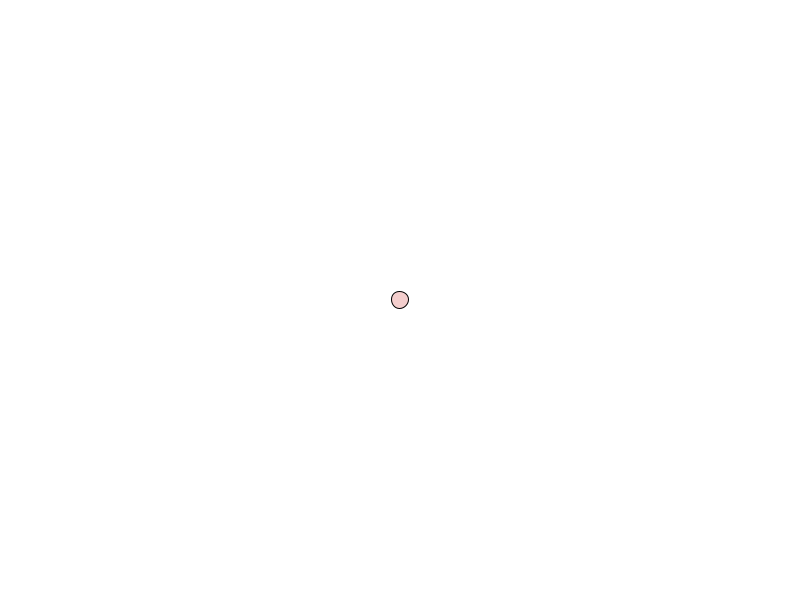
Frame 1 (no input)
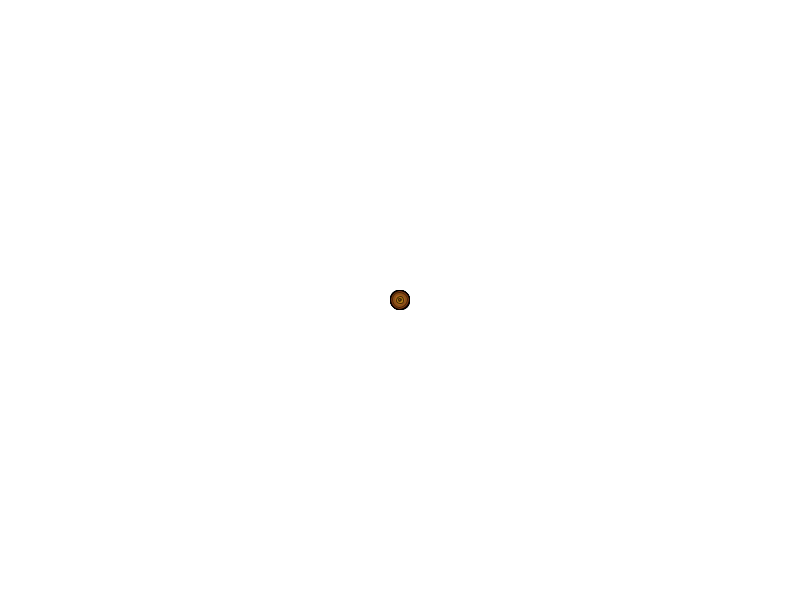
Frame 60 (the mouse pressed at the canvas centre just before this capture)
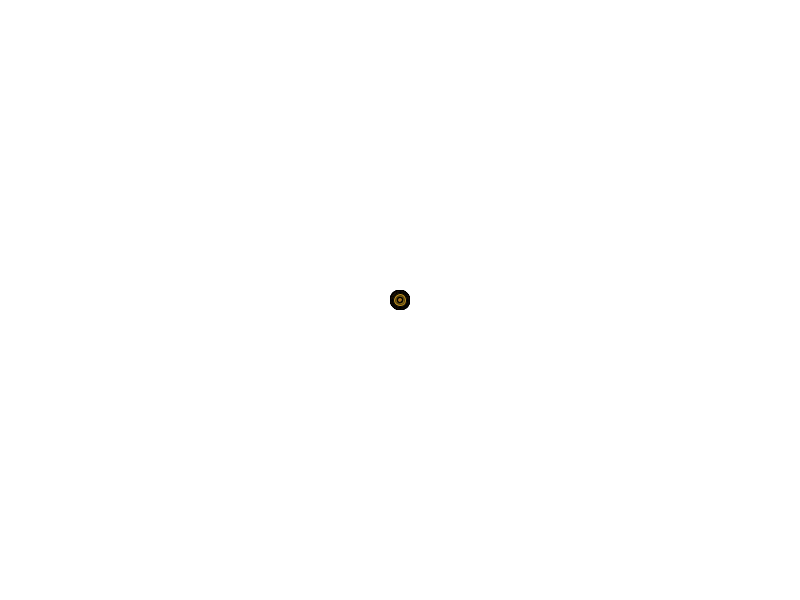
Frame 120 (the mouse held since frame 60 and released just before this capture)

The Processing sketch that drew these frames (run headless with seeded random() and noise(); from frame 60 on, the mouse is pressed at the canvas centre):

// Processing sketch: A_turtle1
// ── A_turtle1.pde
float x, y; // where is the turtle?
float step = 20; // how far does the turtle move?
float angle = 45; // how much does the turtle turn?
float currentangle = 270; // what's the initial heading?
float radius;

void setup()
{
  size(800, 600);
  x = width/2;
  y = height/2;
  background(255);
  stroke(0, 0, 0);
  noFill();
}

void draw()
{
  float r = random(128, 255);
  float g = random(0, 192);
  float b = random(0, 50);
  float a = random(50, 100);
  radius = random(0, step);
  fill(r, g, b, a);
  ellipse(x, y, radius, radius);
}

void keyReleased()
{
  if (key == 'F')
  {
    float x1 = x + step*cos(radians(currentangle));
    float y1 = y + step*sin(radians(currentangle));
    line(x, y, x1, y1);
    x = x1;
    y = y1;
  } else if (key == '+')
  {
    currentangle+=angle;
  } else if (key == '-')
  {
    currentangle-=angle;
  } else if (key=='c')
  {
    background(255);
    x= width/2;
    y = height/2;
    currentangle = 270;
  }
}
